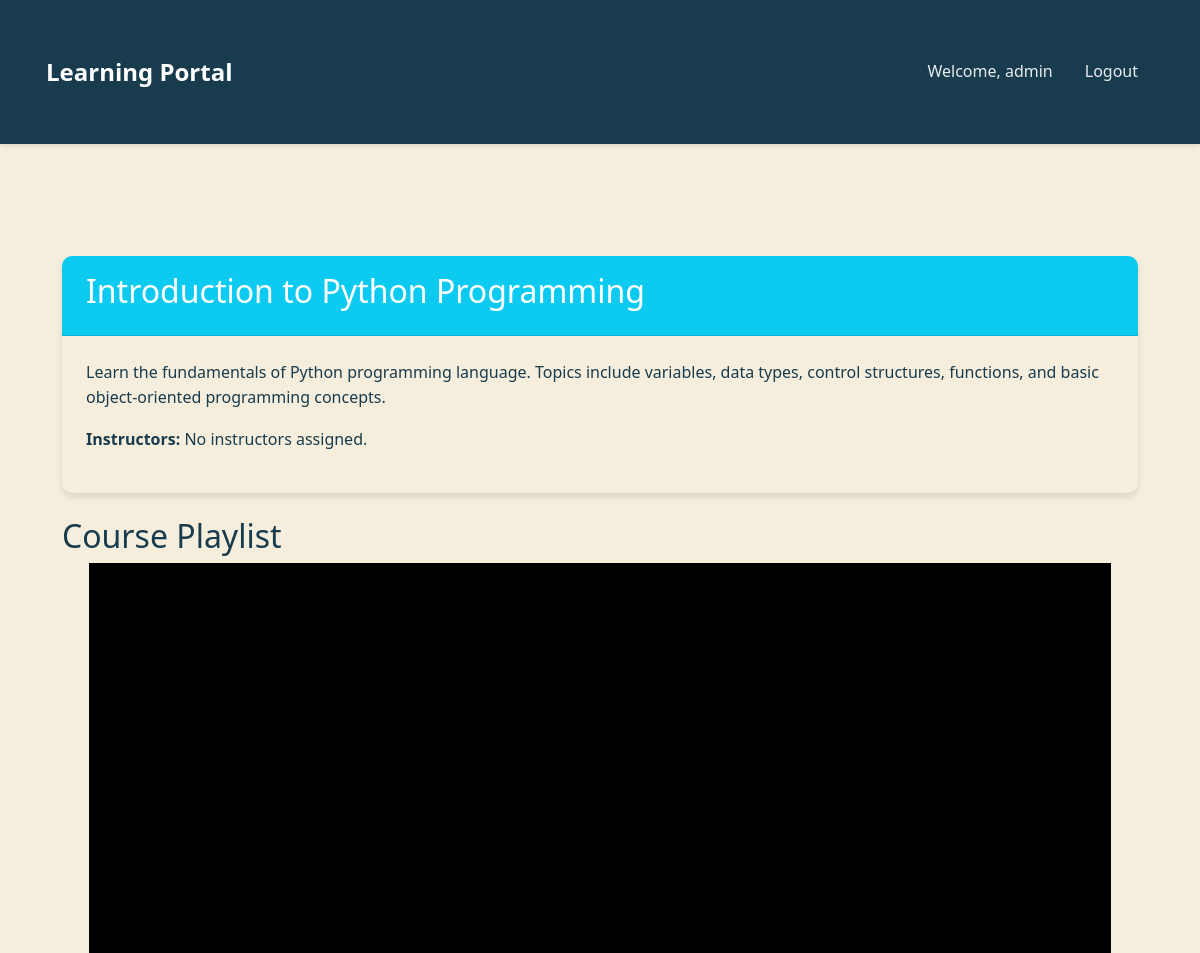
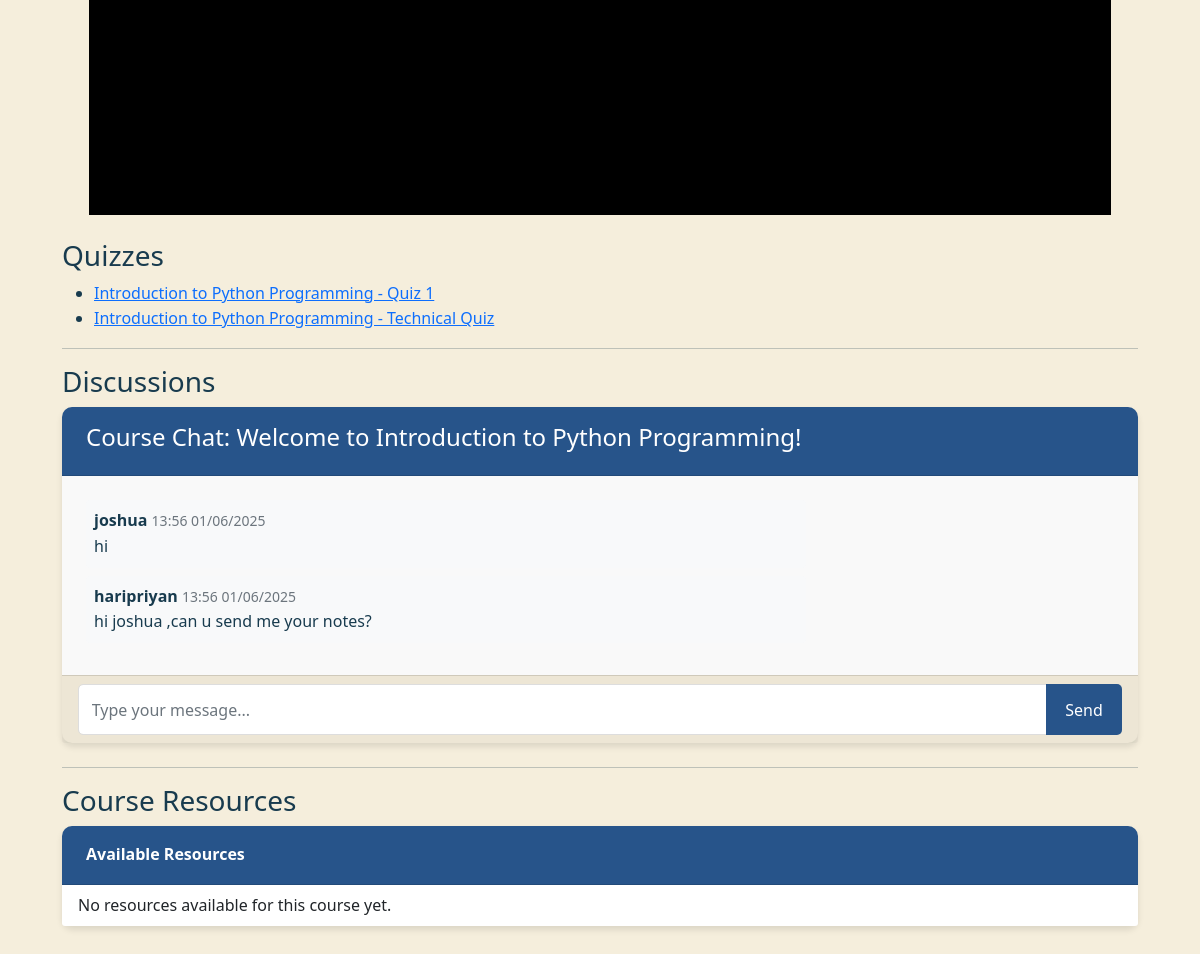
The app's page /course/1/ (signed in) with its own data (2 pictures, top to bottom).
### courses/models.py (models this page shows, shortened)
class Course(models.Model):
    title = models.CharField(max_length=200)
    description = models.TextField()
    students = models.ManyToManyField(User, related_name='courses_enrolled', blank=True)
    instructors = models.ManyToManyField(User, related_name='courses_teaching', blank=True)
    created_at = models.DateTimeField(auto_now_add=True)
    youtube_url = models.URLField(blank=True, null=True, help_text='Paste a YouTube video URL to embed.')
    youtube_playlist_url = models.URLField(max_length=200, blank=True, null=True, help_text='Paste a YouTube playlist URL here.')

class Quiz(models.Model):
    course = models.ForeignKey(Course, related_name='quizzes', on_delete=models.CASCADE)
    title = models.CharField(max_length=200)
    description = models.TextField()
    created_at = models.DateTimeField(auto_now_add=True)

class Discussion(models.Model):
    course = models.ForeignKey(Course, related_name='discussions', on_delete=models.CASCADE)
    title = models.CharField(max_length=200)
    content = models.TextField()
    author = models.ForeignKey(User, on_delete=models.CASCADE)
    created_at = models.DateTimeField(auto_now_add=True)

class Comment(models.Model):
    discussion = models.ForeignKey(Discussion, related_name='comments', on_delete=models.CASCADE)
    author = models.ForeignKey(User, on_delete=models.CASCADE)
    content = models.TextField()
    created_at = models.DateTimeField(auto_now_add=True)

### courses/views.py (the view, shortened to what this page needs)
# urls.py: path('course/<int:course_id>/', views.course_detail, name='course_detail'),
@login_required
def course_detail(request, course_id):
    course = get_object_or_404(Course, id=course_id)
    is_instructor = request.user in course.instructors.all()
    quizzes = course.quizzes.all()
    discussions = course.discussions.all()
    main_discussion = course.discussions.first()
    comments = main_discussion.comments.all() if main_discussion else []
    resources = course.resources.all().order_by('-upload_date')
    context = {
        'course': course,
        'quizzes': quizzes,
        'discussions': discussions,
        'main_discussion': main_discussion,
        'comments': comments,
        'is_instructor': is_instructor, # Pass instructor status to template
        'resources': resources, # Pass resources to template
    }
    return render(request, 'courses/course_detail.html', context)

### courses/templates/courses/course_detail.html (shortened to what this page needs)
{% extends 'courses/base.html' %}
{% block content %}
<div class="container mt-4">
    <div class="card mb-4">
        <div class="card-header bg-info text-white">
            <h2>{{ course.title }}</h2>
        </div>
        <div class="card-body">
            <p>{{ course.description }}</p>
            <p><strong>Instructors:</strong>
                {% for instructor in course.instructors.all %}
                    {{ instructor.username }}{% if not forloop.last %}, {% endif %}
                {% empty %}
                    No instructors assigned.
                {% endfor %}
            </p>
        </div>
    </div>
    {% if course.youtube_playlist_url %}
    <h2>Course Playlist</h2>
    <div class="video-responsive mb-4">
        <iframe width="560" height="315" src="{{ course.youtube_playlist_url }}" frameborder="0" allow="accelerometer; autoplay; clipboard-write; encrypted-media; gyroscope; picture-in-picture" allowfullscreen></iframe>
    </div>
    {% endif %}
    <h3>Quizzes</h3>
    <ul>
        {% for quiz in quizzes %}
            <li>
                <a href="{% url 'quiz_detail' quiz.id %}">{{ quiz.title }}</a>
            </li>
        {% empty %}
            <li>No quizzes available for this course.</li>
        {% endfor %}
    </ul>
    <hr>
    <h3>Discussions</h3>
    {% if main_discussion %}
    <div class="card mb-4">
        <div class="card-header">
            <h4>Course Chat: {{ main_discussion.title }}</h4>
        </div>
        <div class="card-body" style="max-height: 300px; overflow-y: auto; background: #f9f9f9;">
            {% for comment in comments %}
                <div class="mb-2 p-2 rounded {% if comment.author == user %}bg-primary text-white ms-auto{% else %}bg-light{% endif %}" style="max-width: 70%; {% if comment.author == user %}margin-left:auto;{% endif %}">
                    <strong>{{ comment.author.username }}</strong> <small class="text-muted">{{ comment.created_at|date:"H:i d/m/Y" }}</small><br>
                    {{ comment.content }}
                </div>
            {% empty %}
                <p class="text-muted">No messages yet. Start the conversation!</p>
            {% endfor %}
        </div>
        <div class="card-footer">
            <form method="post">
                <div class="input-group">
                    <input type="text" name="content" class="form-control" placeholder="Type your message..." required>
                    <button class="btn btn-primary" type="submit">Send</button>
                </div>
            </form>
        </div>
    </div>
    {% endif %}
    <hr>
    <h3>Course Resources</h3>
    <div class="card">
        <div class="card-header">Available Resources</div>
        <ul class="list-group list-group-flush">
            {% for resource in resources %}
                <li class="list-group-item d-flex justify-content-between align-items-center">
                    <div>
                        <i class="bi bi-file-earmark"></i>
                        <strong>{% if resource.title %}{{ resource.title }}{% else %}{{ resource.file.name }}{% endif %}</strong>
                        {% if resource.description %}<br><small class="text-muted">{{ resource.description }}</small>{% endif %}
                    </div>
                    <div>
                         <small class="text-muted me-2">Uploaded: {{ resource.upload_date|date:"Y-m-d H:i" }}</small>
                        <a href="{{ resource.file.url }}" class="btn btn-sm btn-outline-primary" download>Download</a>
                    </div>
                </li>
            {% empty %}
                <li class="list-group-item">No resources available for this course yet.</li>
            {% endfor %}
        </ul>
    </div>
</div>
{% endblock %}

### courses/templates/courses/base.html (shortened to what this page needs)
<!DOCTYPE html>
<html lang="en">
<head>
    <link href="https://cdn.jsdelivr.net/npm/bootstrap@5.1.3/dist/css/bootstrap.min.css" rel="stylesheet">
    <link href="https://cdnjs.cloudflare.com/ajax/libs/font-awesome/6.0.0/css/all.min.css" rel="stylesheet">
</head>
<body>
    <nav class="navbar navbar-expand-lg navbar-dark mb-4">
        <div class="container">
            <a class="navbar-brand" href="{% url 'dashboard' %}">Learning Portal</a>
            <div class="collapse navbar-collapse" id="navbarNav">
                <ul class="navbar-nav ms-auto">
                    {% if user.is_authenticated %}
                        <li class="nav-item">
                            <span class="nav-link">Welcome, {{ user.username }}</span>
                        </li>
                        <li class="nav-item">
                            <form action="{% url 'logout' %}" method="post" style="display: inline;">
                                <button type="submit" class="nav-link" style="background: none; border: none; padding: 0.5rem 1rem; color: rgba(255, 255, 255, 0.9); cursor: pointer;">Logout</button>
                            </form>
                        </li>
                    {% endif %}
                </ul>
            </div>
        </div>
    </nav>
    <div class="container">
        {% block content %}
        {% endblock %}
    </div>
</body>
</html>

### courses/templates/courses/base.html (style rules this page uses)
:root { --primary-color: #27548A; --secondary-color: #183B4E; --accent-color: #DDA853; --text-color: #183B4E; --light-bg: #F5EEDC; --card-background: #F5EEDC; --card-shadow: 0 4px 6px rgba(0, 0, 0, 0.1); --hover-shadow: 0 6px 12px rgba(0, 0, 0, 0.15); }
body { background-color: var(--light-bg); color: var(--text-color); font-family: 'Segoe UI', Tahoma, Geneva, Verdana, sans-serif; line-height: 1.6; }
.navbar { background-color: var(--secondary-color); box-shadow: 0 2px 4px rgba(0,0,0,0.1); padding: 1rem 0; }
.navbar-brand { color: white !important; font-weight: 600; font-size: 1.5rem; transition: color 0.3s ease; }
.nav-link { color: rgba(255, 255, 255, 0.9) !important; font-weight: 500; padding: 0.5rem 1rem !important; transition: all 0.3s ease; }
.card { border: none; border-radius: 10px; margin-bottom: 25px; box-shadow: var(--card-shadow); transition: transform 0.3s ease, box-shadow 0.3s ease; background-color: var(--card-background); }
.card-header { background-color: var(--primary-color); color: white; border-radius: 10px 10px 0 0 !important; padding: 1rem 1.5rem; font-weight: 600; }
.card-body { padding: 1.5rem; }
.btn-primary { background-color: var(--primary-color); border: none; padding: 0.6rem 1.2rem; border-radius: 5px; font-weight: 500; transition: all 0.3s ease; }
.container { padding: 2rem 1rem; }
.form-control { border-radius: 5px; border: 1px solid #ddd; padding: 0.8rem; transition: all 0.3s ease; }
.video-responsive { position: relative; padding-bottom: 56.25%; height: 0; overflow: hidden; max-width: 95%; margin: 0 auto; background: #000; }
.video-responsive iframe, .video-responsive object, .video-responsive embed { position: absolute; top: 0; left: 0; width: 100%; height: 100%; }

### records on screen
Course: title "Introduction to Python Programming", description "Learn the fundamentals of Python programming language. Topics include variables, data types, control structures, functions, and basic object-oriented programming concepts."
Quiz: title "Introduction to Python Programming - Quiz 1"
Quiz: title "Introduction to Python Programming - Technical Quiz"
Discussion: title "Welcome to Introduction to Python Programming!"
Comment: author.username "joshua", created_at "13:56 01/06/2025", content "hi"
Comment: author.username "haripriyan", created_at "13:56 01/06/2025", content "hi joshua ,can u send me your notes?"

### other values on screen
{{ user.username }} "admin"
